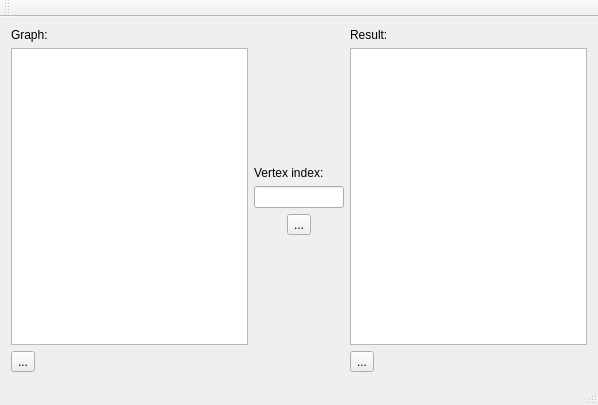
<?xml version="1.0" encoding="UTF-8"?>
<ui version="4.0">
 <class>MainWindow</class>
 <widget class="QMainWindow" name="MainWindow">
  <property name="geometry">
   <rect>
    <x>0</x>
    <y>0</y>
    <width>598</width>
    <height>405</height>
   </rect>
  </property>
  <property name="windowTitle">
   <string>MainWindow</string>
  </property>
  <widget class="QWidget" name="centralWidget">
   <layout class="QGridLayout" name="gridLayout">
    <item row="0" column="0">
     <layout class="QHBoxLayout" name="horizontalLayout_2">
      <item>
       <layout class="QVBoxLayout" name="verticalLayout">
        <item>
         <widget class="QLabel" name="label">
          <property name="text">
           <string>Graph:</string>
          </property>
         </widget>
        </item>
        <item>
         <widget class="QTextEdit" name="textEditInputGraph">
          <property name="readOnly">
           <bool>true</bool>
          </property>
         </widget>
        </item>
        <item>
         <widget class="QToolButton" name="btnOpen">
          <property name="text">
           <string>...</string>
          </property>
          <property name="icon">
           <iconset resource="icons.qrc">
            <normaloff>:/open.png</normaloff>:/open.png</iconset>
          </property>
          <property name="iconSize">
           <size>
            <width>36</width>
            <height>36</height>
           </size>
          </property>
         </widget>
        </item>
       </layout>
      </item>
      <item>
       <layout class="QVBoxLayout" name="verticalLayout_3">
        <item>
         <spacer name="verticalSpacer">
          <property name="orientation">
           <enum>Qt::Vertical</enum>
          </property>
          <property name="sizeHint" stdset="0">
           <size>
            <width>20</width>
            <height>40</height>
           </size>
          </property>
         </spacer>
        </item>
        <item>
         <widget class="QLabel" name="label_2">
          <property name="text">
           <string>Vertex index:</string>
          </property>
         </widget>
        </item>
        <item>
         <widget class="QLineEdit" name="lineEditSelectedVertex"/>
        </item>
        <item>
         <layout class="QHBoxLayout" name="horizontalLayout">
          <item>
           <spacer name="horizontalSpacer">
            <property name="orientation">
             <enum>Qt::Horizontal</enum>
            </property>
            <property name="sizeHint" stdset="0">
             <size>
              <width>40</width>
              <height>20</height>
             </size>
            </property>
           </spacer>
          </item>
          <item>
           <widget class="QToolButton" name="btnProcess">
            <property name="text">
             <string>...</string>
            </property>
            <property name="icon">
             <iconset resource="icons.qrc">
              <normaloff>:/process.jpg</normaloff>:/process.jpg</iconset>
            </property>
            <property name="iconSize">
             <size>
              <width>36</width>
              <height>36</height>
             </size>
            </property>
           </widget>
          </item>
          <item>
           <spacer name="horizontalSpacer_2">
            <property name="orientation">
             <enum>Qt::Horizontal</enum>
            </property>
            <property name="sizeHint" stdset="0">
             <size>
              <width>40</width>
              <height>20</height>
             </size>
            </property>
           </spacer>
          </item>
         </layout>
        </item>
        <item>
         <spacer name="verticalSpacer_2">
          <property name="orientation">
           <enum>Qt::Vertical</enum>
          </property>
          <property name="sizeHint" stdset="0">
           <size>
            <width>20</width>
            <height>40</height>
           </size>
          </property>
         </spacer>
        </item>
       </layout>
      </item>
      <item>
       <layout class="QVBoxLayout" name="verticalLayout_2">
        <item>
         <widget class="QLabel" name="label_3">
          <property name="text">
           <string>Result:</string>
          </property>
         </widget>
        </item>
        <item>
         <widget class="QTextEdit" name="textEditResult">
          <property name="readOnly">
           <bool>true</bool>
          </property>
         </widget>
        </item>
        <item>
         <widget class="QToolButton" name="btnSave">
          <property name="text">
           <string>...</string>
          </property>
          <property name="icon">
           <iconset resource="icons.qrc">
            <normaloff>:/save.png</normaloff>:/save.png</iconset>
          </property>
          <property name="iconSize">
           <size>
            <width>36</width>
            <height>36</height>
           </size>
          </property>
         </widget>
        </item>
       </layout>
      </item>
     </layout>
    </item>
   </layout>
  </widget>
  <widget class="QMenuBar" name="menuBar">
   <property name="geometry">
    <rect>
     <x>0</x>
     <y>0</y>
     <width>598</width>
     <height>25</height>
    </rect>
   </property>
  </widget>
  <widget class="QToolBar" name="mainToolBar">
   <attribute name="toolBarArea">
    <enum>TopToolBarArea</enum>
   </attribute>
   <attribute name="toolBarBreak">
    <bool>false</bool>
   </attribute>
  </widget>
  <widget class="QStatusBar" name="statusBar"/>
 </widget>
 <layoutdefault spacing="6" margin="11"/>
 <resources>
  <include location="icons.qrc"/>
 </resources>
 <connections/>
</ui>
